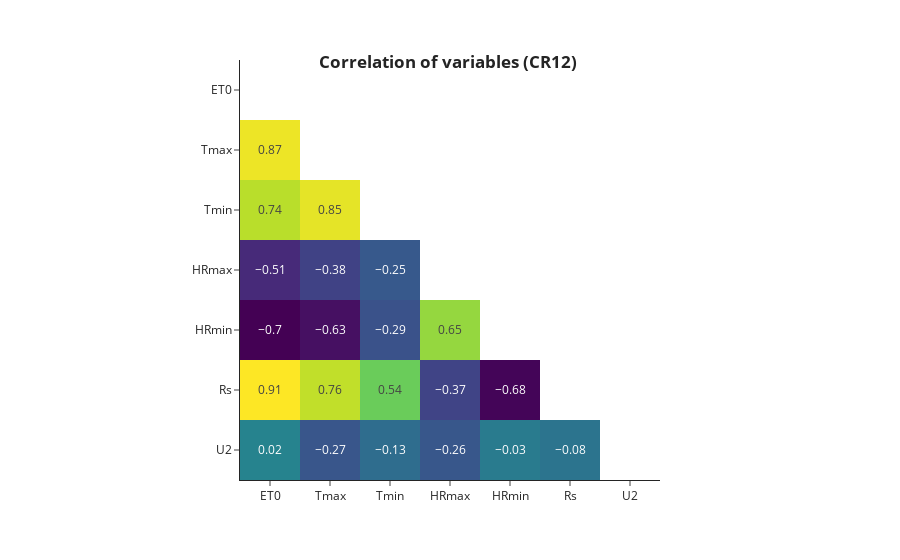

Notebook source saved alongside this figure:
### Code cell
import plotly.io as pio
pio.templates.default = "simple_white"
corr = estacionDatas.corr(method='pearson')
mask = np.triu(np.ones_like(corr, dtype=bool))
corr = corr.mask(mask)
corr = round(corr,2)
corr.columns = ['ET0', 'Tmax', 'Tmin', 'HRmax', 'HRmin', 'Rs', 'U2']
corr.index = ['ET0', 'Tmax', 'Tmin', 'HRmax', 'HRmin', 'Rs', 'U2']
fig = px.imshow(corr, text_auto=True)

fig.update_coloraxes(showscale=False)
fig.update_layout(
        title={
            'text': '<b>Correlation of variables ('+stationCode+') </b>',
            'y':0.9,
            'x':0.5,
            'xanchor': 'center',
            'yanchor': 'top'})
fig.show()

### Figure 1 — Plotly figure (JSON) as saved in the notebook; plotly's stock layout.template omitted (floating-point values rounded to 4 significant figures)
{"data": [{"coloraxis": "coloraxis", "hovertemplate": "x: %{x}<br>y: %{y}<br>color: %{z}<extra></extra>", "name": "0", "texttemplate": "%{z}", "type": "heatmap", "x": ["ET0", "Tmax", "Tmin", "HRmax", "HRmin", "Rs", "U2"], "xaxis": "x", "y": ["ET0", "Tmax", "Tmin", "HRmax", "HRmin", "Rs", "U2"], "yaxis": "y", "z": [[null, null, null, null, null, null, null], [0.87, null, null, null, null, null, null], [0.74, 0.85, null, null, null, null, null], [-0.51, -0.38, -0.25, null, null, null, null], [-0.7, -0.63, -0.29, 0.65, null, null, null], [0.91, 0.76, 0.54, -0.37, -0.68, null, null], [0.02, -0.27, -0.13, -0.26, -0.03, -0.08, null]]}], "layout": {"coloraxis": {"colorscale": [[0, "#440154"], [0.1111, "#482878"], [0.2222, "#3e4989"], [0.3333, "#31688e"], [0.4444, "#26828e"], [0.5556, "#1f9e89"], [0.6667, "#35b779"], [0.7778, "#6ece58"], [0.8889, "#b5de2b"], [1, "#fde725"]], "showscale": false}, "margin": {"t": 60}, "title": {"text": "<b>Correlation of variables (CR12) </b>", "x": 0.5, "xanchor": "center", "y": 0.9, "yanchor": "top"}, "xaxis": {"anchor": "y", "constrain": "domain", "domain": [0, 1], "scaleanchor": "y"}, "yaxis": {"anchor": "x", "autorange": "reversed", "constrain": "domain", "domain": [0, 1]}}}
